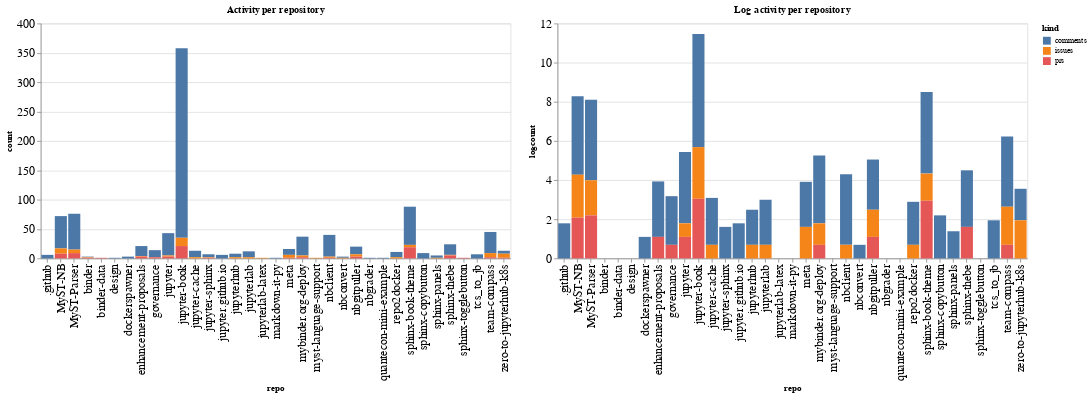

This figure's notebook cell:
### Code cell
ch1 = alt.Chart(repo_summaries, width=600, title="Activity per repository").mark_bar().encode(
    x='repo',
    y='count',
    color='kind',
    tooltip="kind"
)

ch2 = alt.Chart(repo_summaries, width=600, title="Log activity per repository").mark_bar().encode(
    x='repo',
    y='logcount',
    color='kind',
    tooltip="kind"
)

ch1 | ch2

### Figure 1 — Vega-Lite specification as saved in the notebook (floating-point values rounded to 4 significant figures)
{"config": {"axisLeft": {"labelFontSize": 15}, "axisBottom": {"labelFontSize": 15}}, "hconcat": [{"mark": "bar", "encoding": {"color": {"type": "nominal", "field": "kind"}, "tooltip": {"type": "nominal", "field": "kind"}, "x": {"type": "nominal", "field": "repo"}, "y": {"type": "quantitative", "field": "count"}}, "title": "Activity per repository", "width": 600}, {"mark": "bar", "encoding": {"color": {"type": "nominal", "field": "kind"}, "tooltip": {"type": "nominal", "field": "kind"}, "x": {"type": "nominal", "field": "repo"}, "y": {"type": "quantitative", "field": "logcount"}}, "title": "Log activity per repository", "width": 600}], "data": {"name": "data-066206345a135edc78902600eae55116"}, "$schema": "https://vega.github.io/schema/vega-lite/v4.8.1.json", "datasets": {"data-066206345a135edc78902600eae55116": [{"repo": ".github", "kind": "comments", "count": 6, "logcount": 1.792}, {"repo": "MyST-NB", "kind": "comments", "count": 55, "logcount": 4.007}, {"repo": "MyST-NB", "kind": "issues", "count": 9, "logcount": 2.197}, {"repo": "MyST-NB", "kind": "prs", "count": 8, "logcount": 2.079}, {"repo": "MyST-Parser", "kind": "comments", "count": 61, "logcount": 4.111}, {"repo": "MyST-Parser", "kind": "issues", "count": 6, "logcount": 1.792}, {"repo": "MyST-Parser", "kind": "prs", "count": 9, "logcount": 2.197}, {"repo": "binder", "kind": "comments", "count": 1, "logcount": 0.0}, {"repo": "binder", "kind": "issues", "count": 1, "logcount": 0.0}, {"repo": "binder", "kind": "prs", "count": 1, "logcount": 0.0}, {"repo": "binder-data", "kind": "prs", "count": 1, "logcount": 0.0}, {"repo": "design", "kind": "comments", "count": 1, "logcount": 0.0}, {"repo": "dockerspawner", "kind": "comments", "count": 3, "logcount": 1.099}, {"repo": "enhancement-proposals", "kind": "comments", "count": 17, "logcount": 2.833}, {"repo": "enhancement-proposals", "kind": "issues", "count": 1, "logcount": 0.0}, {"repo": "enhancement-proposals", "kind": "prs", "count": 3, "logcount": 1.099}, {"repo": "governance", "kind": "comments", "count": 12, "logcount": 2.485}, {"repo": "governance", "kind": "prs", "count": 2, "logcount": 0.6931}, {"repo": "jupyter", "kind": "comments", "count": 38, "logcount": 3.638}, {"repo": "jupyter", "kind": "issues", "count": 2, "logcount": 0.6931}, {"repo": "jupyter", "kind": "prs", "count": 3, "logcount": 1.099}, {"repo": "jupyter-book", "kind": "comments", "count": 323, "logcount": 5.778}, {"repo": "jupyter-book", "kind": "issues", "count": 14, "logcount": 2.639}, {"repo": "jupyter-book", "kind": "prs", "count": 21, "logcount": 3.045}, {"repo": "jupyter-cache", "kind": "comments", "count": 11, "logcount": 2.398}, {"repo": "jupyter-cache", "kind": "issues", "count": 2, "logcount": 0.6931}, {"repo": "jupyter-sphinx", "kind": "comments", "count": 5, "logcount": 1.609}, {"repo": "jupyter-sphinx", "kind": "issues", "count": 1, "logcount": 0.0}, {"repo": "jupyter-sphinx", "kind": "prs", "count": 1, "logcount": 0.0}, {"repo": "jupyter.github.io", "kind": "comments", "count": 6, "logcount": 1.792}, {"repo": "jupyterhub", "kind": "comments", "count": 6, "logcount": 1.792}, {"repo": "jupyterhub", "kind": "issues", "count": 2, "logcount": 0.6931}, {"repo": "jupyterlab", "kind": "comments", "count": 10, "logcount": 2.303}, {"repo": "jupyterlab", "kind": "issues", "count": 2, "logcount": 0.6931}, {"repo": "jupyterlab-latex", "kind": "issues", "count": 1, "logcount": 0.0}, {"repo": "markdown-it-py", "kind": "comments", "count": 1, "logcount": 0.0}, {"repo": "meta", "kind": "comments", "count": 10, "logcount": 2.303}, {"repo": "meta", "kind": "issues", "count": 5, "logcount": 1.609}, {"repo": "meta", "kind": "prs", "count": 1, "logcount": 0.0}, {"repo": "mybinder.org-deploy", "kind": "comments", "count": 32, "logcount": 3.466}, {"repo": "mybinder.org-deploy", "kind": "issues", "count": 3, "logcount": 1.099}, {"repo": "mybinder.org-deploy", "kind": "prs", "count": 2, "logcount": 0.6931}, {"repo": "myst-language-support", "kind": "issues", "count": 1, "logcount": 0.0}, {"repo": "nbclient", "kind": "comments", "count": 37, "logcount": 3.611}, {"repo": "nbclient", "kind": "issues", "count": 2, "logcount": 0.6931}, {"repo": "nbclient", "kind": "prs", "count": 1, "logcount": 0.0}, {"repo": "nbconvert", "kind": "comments", "count": 2, "logcount": 0.6931}, {"repo": "nbconvert", "kind": "issues", "count": 1, "logcount": 0.0}, {"repo": "nbgitpuller", "kind": "comments", "count": 13, "logcount": 2.565}, {"repo": "nbgitpuller", "kind": "issues", "count": 4, "logcount": 1.386}, {"repo": "nbgitpuller", "kind": "prs", "count": 3, "logcount": 1.099}, {"repo": "nbgrader", "kind": "comments", "count": 1, "logcount": 0.0}, {"repo": "quantecon-mini-example", "kind": "comments", "count": 1, "logcount": 0.0}, {"repo": "repo2docker", "kind": "comments", "count": 9, "logcount": 2.197}, {"repo": "repo2docker", "kind": "issues", "count": 2, "logcount": 0.6931}, {"repo": "sphinx-book-theme", "kind": "comments", "count": 65, "logcount": 4.174}, {"repo": "sphinx-book-theme", "kind": "issues", "count": 4, "logcount": 1.386}, {"repo": "sphinx-book-theme", "kind": "prs", "count": 19, "logcount": 2.944}, {"repo": "sphinx-copybutton", "kind": "comments", "count": 9, "logcount": 2.197}, {"repo": "sphinx-panels", "kind": "comments", "count": 4, "logcount": 1.386}, {"repo": "sphinx-panels", "kind": "issues", "count": 1, "logcount": 0.0}, {"repo": "sphinx-thebe", "kind": "comments", "count": 18, "logcount": 2.89}, {"repo": "sphinx-thebe", "kind": "issues", "count": 1, "logcount": 0.0}, {"repo": "sphinx-thebe", "kind": "prs", "count": 5, "logcount": 1.609}, {"repo": "sphinx-togglebutton", "kind": "prs", "count": 1, "logcount": 0.0}, {"repo": "tcs_to_jb", "kind": "comments", "count": 7, "logcount": 1.946}, {"repo": "team-compass", "kind": "comments", "count": 36, "logcount": 3.584}, {"repo": "team-compass", "kind": "issues", "count": 7, "logcount": 1.946}, {"repo": "team-compass", "kind": "prs", "count": 2, "logcount": 0.6931}, {"repo": "zero-to-jupyterhub-k8s", "kind": "comments", "count": 5, "logcount": 1.609}, {"repo": "zero-to-jupyterhub-k8s", "kind": "issues", "count": 7, "logcount": 1.946}, {"repo": "zero-to-jupyterhub-k8s", "kind": "prs", "count": 1, "logcount": 0.0}]}}
